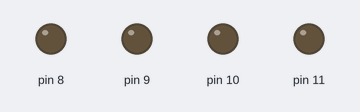
The sketch below on a simulated Arduino Uno, built with avr-gcc and run on an emulated ATmega328P. Parts: output pins drawn as LEDs (lit = HIGH).

Above: at 0.5 s.
At 2.5 s:
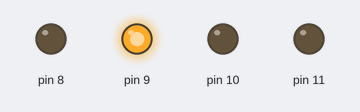
At 4.5 s:
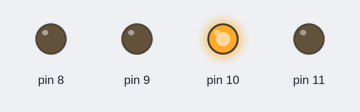
At 9.5 s:
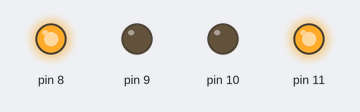
At 14.5 s:
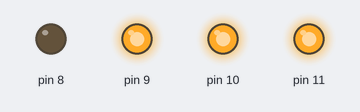
At 19.5 s:
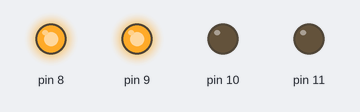
Timing chart, 0 to 20.8 s (numbered marks = the images above):
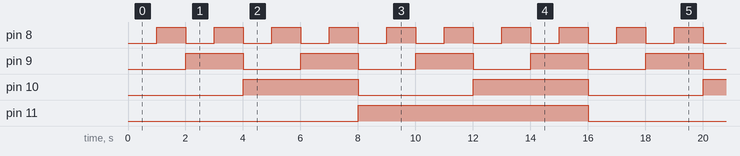

The sketch:

Counters.ino
```cpp
int count = 0;

void setup() {
  for (int i = 8; i <= 11; i++)
    pinMode(i, OUTPUT);
}

void loop() {
  for (int i = 8; i <= 11; i++)
    digitalWrite(i, (count >> (i - 8)) & 1);

  count++;
  if (count > 15) count = 0;
  delay(1000);
}
```

add_two_numbers.c
```cpp
#include<stdio.h>

int  add(int a,int b)
{
    int sum;
    sum = a+b;
    return sum;
}

int main(){
    int x,y,result;
    printf("Enter 2 numbers: ");
    scanf("%d %d",&x,&y);
    result = add(x,y);
    printf("%d", result);
    return 0;
}
```

arr.c
```cpp
#include <stdio.h>

int main()
{
    int n;

    printf("Number of members in a team: ");
    scanf("%d", &n);

    int a[n];
    int i;


    for (i = 0; i < n; i++)
    {
        printf("Enter the age of roll number %d: a[%d] = ", i + 1, i);
        scanf("%d", &a[i]);
    }

    printf("\n--- All the values are entered successfully ---\n");


    do
    {
        printf("\n#######\n---- Welcome to log Book ----\n");
        printf("Enter the roll number: ");
        scanf("%d", &i);

        if (i >= 0 && i <= n)
        {
            printf("The age of roll number %d is: %d\n", i, a[i - 1]);
        }
        else
        {
            printf("--- INVALID ENTRY ---\n");
            printf("Team size is %d, Enter value less than or equal to %d\n", n, n);
        }

        printf("Press '0' to exit the log ");
    }
    while (i != 0);

    printf("The log is terminated...\nAs it is requested to terminate\n");
    return 0;
}
```

array.c
```cpp
#include <stdio.h>

int main()
{

    int arr[5];
    int i;

    for (i = 0; i < 5; i++)
    {
        printf("Enter the value of arr[%d]: ", i);
        scanf("%d", &arr[i]);
    }

    printf("\nEntries of an array are as follows:\n{ ");

    for (i = 0; i < 5; i++)
    {
        printf("%d,\t", arr[i]);
    }

    printf("\b }\n");

    return 0;
}
```

even_or_odd.c
```cpp
#include <stdio.h>

void checkEvenOdd(int n)
{
    if (n % 2 == 0)
        printf("Even number\n");
    else
        printf("Odd number\n");
}

int main()
{
    int num;
    printf("Enter a number: ");
    scanf("%d", &num);

    checkEvenOdd(num);
    return 0;
}
```

factorial.c
```cpp
#include <stdio.h>

int factorial(int);

int main()
{
    int a;

    printf("Enter the integer value for a: ");
    scanf("%d", &a);

    int fact = factorial(a);

    printf("Factorial of a = %d\n", fact);
    return 0;
}


int factorial(int n)
{
    int f;
    if (n == 0)
        return 1;
    else
    {
        f = n * factorial(n - 1);

        return f;
    }
}
```

swap_pointers.c
```cpp
#include <stdio.h>

void swap(int *, int *);

int main()
{
    int x, y;

    printf("Enter the value of x: ");
    scanf("%d", &x);

    printf("Enter the value of y: ");
    scanf("%d", &y);


    swap(&x, &y);

    printf("The value of x and y are %d, %d respectively\n", x, y);
}


void swap(int *a, int *b)
{
    int temp;
    temp = *a;
    *a = *b;
    *b = temp;
}
```

Measured:
- by itself, pin 8: alternates HIGH for 1.0 s and LOW for 1.0 s
- by itself, pin 9: alternates HIGH for 2.0 s and LOW for 2.0 s
- by itself, pin 10: alternates HIGH for 4.0 s and LOW for 4.0 s
- by itself, pin 11: alternates HIGH for 8.0 s and LOW for 8.0 s
